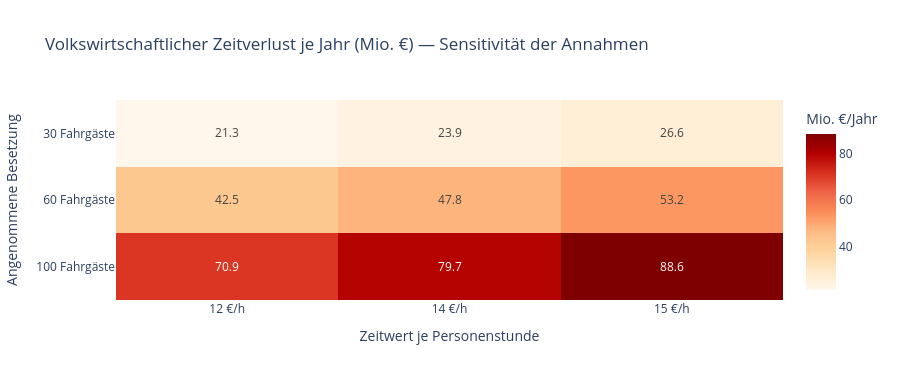

Notebook code for this chart:
### Code cell
# Sensitivität: wie stark hängt das Ergebnis an der Besetzungsannahme?
gitter = pd.DataFrame(
    [[brutto_h_je_jahr * b * z / 1e6 for z in (ZEITWERT_EUR_H_MIN, ZEITWERT_EUR_H_MID,
                                              ZEITWERT_EUR_H_MAX)]
     for b in (BESETZUNG_MIN, BESETZUNG_MID, BESETZUNG_MAX)],
    index=[f"{b} Fahrgäste" for b in (BESETZUNG_MIN, BESETZUNG_MID, BESETZUNG_MAX)],
    columns=[f"{z:.0f} €/h" for z in (ZEITWERT_EUR_H_MIN, ZEITWERT_EUR_H_MID,
                                      ZEITWERT_EUR_H_MAX)],
)

fig = px.imshow(
    gitter, text_auto=".1f", color_continuous_scale="OrRd", aspect="auto",
    labels={"x": "Zeitwert je Personenstunde", "y": "Angenommene Besetzung",
            "color": "Mio. €/Jahr"},
    title="Volkswirtschaftlicher Zeitverlust je Jahr (Mio. €) — Sensitivität der Annahmen",
)
fig.update_layout(height=380)
fig.show()

print("Die Spanne von Faktor", f"{gitter.values.max()/gitter.values.min():.1f}",
      "zwischen bester und schlechtester Annahme zeigt:")
print("Diese Zahl ist eine Größenordnung, kein Betrag.")

### Figure 1 — Plotly figure (JSON) as saved in the notebook; plotly's stock layout.template omitted (floating-point values rounded to 4 significant figures)
{"data": [{"coloraxis": "coloraxis", "hovertemplate": "Zeitwert je Personenstunde: %{x}<br>Angenommene Besetzung: %{y}<br>Mio. €/Jahr: %{z}<extra></extra>", "name": "0", "texttemplate": "%{z:.1f}", "type": "heatmap", "x": ["12 €/h", "14 €/h", "15 €/h"], "xaxis": "x", "y": ["30 Fahrgäste", "60 Fahrgäste", "100 Fahrgäste"], "yaxis": "y", "z": [[21.26, 23.92, 26.58], [42.53, 47.84, 53.16], [70.88, 79.74, 88.6]]}], "layout": {"coloraxis": {"autocolorscale": false, "colorbar": {"title": {"text": "Mio. €/Jahr"}}, "colorscale": [[0.0, "rgb(255,247,236)"], [0.125, "rgb(254,232,200)"], [0.25, "rgb(253,212,158)"], [0.375, "rgb(253,187,132)"], [0.5, "rgb(252,141,89)"], [0.625, "rgb(239,101,72)"], [0.75, "rgb(215,48,31)"], [0.875, "rgb(179,0,0)"], [1.0, "rgb(127,0,0)"]]}, "height": 380, "title": {"text": "Volkswirtschaftlicher Zeitverlust je Jahr (Mio. €) — Sensitivität der Annahmen"}, "xaxis": {"anchor": "y", "domain": [0.0, 1.0], "title": {"text": "Zeitwert je Personenstunde"}}, "yaxis": {"anchor": "x", "autorange": "reversed", "domain": [0.0, 1.0], "title": {"text": "Angenommene Besetzung"}}}}
